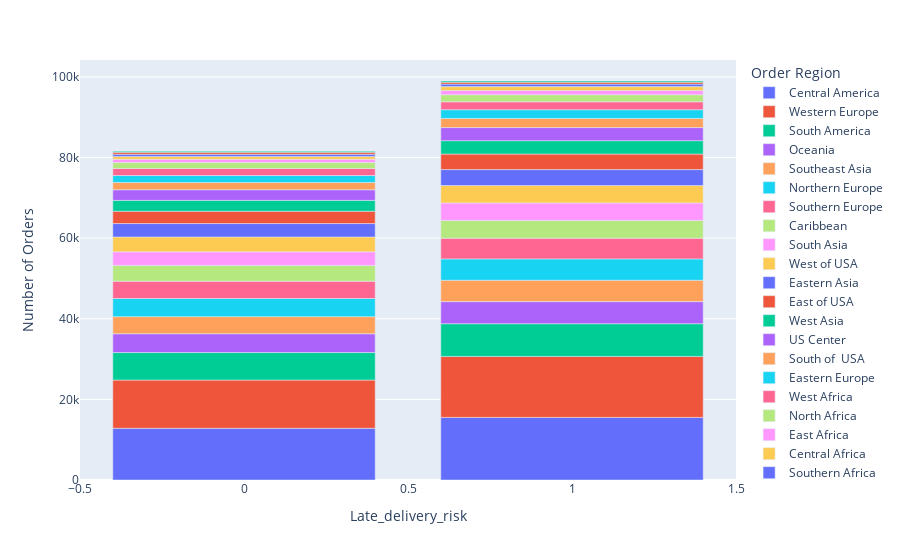

The cell this chart's notebook holds for it:
### Code cell
# late delivery risk vs order region
data_delivery_status_region=scm_df.groupby(['Late_delivery_risk', 'Order Region'])['Order Id'].count().reset_index(name='Number of Orders').sort_values(by= 'Number of Orders', ascending= False)
px.bar(data_delivery_status_region, x='Late_delivery_risk', y='Number of Orders'  , color='Order Region',
       )

### Figure 1 — Plotly figure (JSON) as saved in the notebook; plotly's stock layout.template omitted (floating-point values rounded to 4 significant figures)
{"data": [{"alignmentgroup": "True", "hovertemplate": "Order Region=Central America<br>Late_delivery_risk=%{x}<br>Number of Orders=%{y}<extra></extra>", "legendgroup": "Central America", "marker": {"color": "#636efa", "pattern": {"shape": ""}}, "name": "Central America", "offsetgroup": "Central America", "orientation": "v", "showlegend": true, "textposition": "auto", "type": "bar", "x": [1, 0], "xaxis": "x", "y": [15518, 12823], "yaxis": "y"}, {"alignmentgroup": "True", "hovertemplate": "Order Region=Western Europe<br>Late_delivery_risk=%{x}<br>Number of Orders=%{y}<extra></extra>", "legendgroup": "Western Europe", "marker": {"color": "#EF553B", "pattern": {"shape": ""}}, "name": "Western Europe", "offsetgroup": "Western Europe", "orientation": "v", "showlegend": true, "textposition": "auto", "type": "bar", "x": [1, 0], "xaxis": "x", "y": [15140, 11969], "yaxis": "y"}, {"alignmentgroup": "True", "hovertemplate": "Order Region=South America<br>Late_delivery_risk=%{x}<br>Number of Orders=%{y}<extra></extra>", "legendgroup": "South America", "marker": {"color": "#00cc96", "pattern": {"shape": ""}}, "name": "South America", "offsetgroup": "South America", "orientation": "v", "showlegend": true, "textposition": "auto", "type": "bar", "x": [1, 0], "xaxis": "x", "y": [8111, 6824], "yaxis": "y"}, {"alignmentgroup": "True", "hovertemplate": "Order Region=Oceania<br>Late_delivery_risk=%{x}<br>Number of Orders=%{y}<extra></extra>", "legendgroup": "Oceania", "marker": {"color": "#ab63fa", "pattern": {"shape": ""}}, "name": "Oceania", "offsetgroup": "Oceania", "orientation": "v", "showlegend": true, "textposition": "auto", "type": "bar", "x": [1, 0], "xaxis": "x", "y": [5482, 4666], "yaxis": "y"}, {"alignmentgroup": "True", "hovertemplate": "Order Region=Southeast Asia<br>Late_delivery_risk=%{x}<br>Number of Orders=%{y}<extra></extra>", "legendgroup": "Southeast Asia", "marker": {"color": "#FFA15A", "pattern": {"shape": ""}}, "name": "Southeast Asia", "offsetgroup": "Southeast Asia", "orientation": "v", "showlegend": true, "textposition": "auto", "type": "bar", "x": [1, 0], "xaxis": "x", "y": [5297, 4242], "yaxis": "y"}, {"alignmentgroup": "True", "hovertemplate": "Order Region=Northern Europe<br>Late_delivery_risk=%{x}<br>Number of Orders=%{y}<extra></extra>", "legendgroup": "Northern Europe", "marker": {"color": "#19d3f3", "pattern": {"shape": ""}}, "name": "Northern Europe", "offsetgroup": "Northern Europe", "orientation": "v", "showlegend": true, "textposition": "auto", "type": "bar", "x": [1, 0], "xaxis": "x", "y": [5292, 4500], "yaxis": "y"}, {"alignmentgroup": "True", "hovertemplate": "Order Region=Southern Europe<br>Late_delivery_risk=%{x}<br>Number of Orders=%{y}<extra></extra>", "legendgroup": "Southern Europe", "marker": {"color": "#FF6692", "pattern": {"shape": ""}}, "name": "Southern Europe", "offsetgroup": "Southern Europe", "orientation": "v", "showlegend": true, "textposition": "auto", "type": "bar", "x": [1, 0], "xaxis": "x", "y": [5129, 4302], "yaxis": "y"}, {"alignmentgroup": "True", "hovertemplate": "Order Region=Caribbean<br>Late_delivery_risk=%{x}<br>Number of Orders=%{y}<extra></extra>", "legendgroup": "Caribbean", "marker": {"color": "#B6E880", "pattern": {"shape": ""}}, "name": "Caribbean", "offsetgroup": "Caribbean", "orientation": "v", "showlegend": true, "textposition": "auto", "type": "bar", "x": [1, 0], "xaxis": "x", "y": [4415, 3903], "yaxis": "y"}, {"alignmentgroup": "True", "hovertemplate": "Order Region=South Asia<br>Late_delivery_risk=%{x}<br>Number of Orders=%{y}<extra></extra>", "legendgroup": "South Asia", "marker": {"color": "#FF97FF", "pattern": {"shape": ""}}, "name": "South Asia", "offsetgroup": "South Asia", "orientation": "v", "showlegend": true, "textposition": "auto", "type": "bar", "x": [1, 0], "xaxis": "x", "y": [4350, 3381], "yaxis": "y"}, {"alignmentgroup": "True", "hovertemplate": "Order Region=West of USA <br>Late_delivery_risk=%{x}<br>Number of Orders=%{y}<extra></extra>", "legendgroup": "West of USA ", "marker": {"color": "#FECB52", "pattern": {"shape": ""}}, "name": "West of USA ", "offsetgroup": "West of USA ", "orientation": "v", "showlegend": true, "textposition": "auto", "type": "bar", "x": [1, 0], "xaxis": "x", "y": [4313, 3680], "yaxis": "y"}, {"alignmentgroup": "True", "hovertemplate": "Order Region=Eastern Asia<br>Late_delivery_risk=%{x}<br>Number of Orders=%{y}<extra></extra>", "legendgroup": "Eastern Asia", "marker": {"color": "#636efa", "pattern": {"shape": ""}}, "name": "Eastern Asia", "offsetgroup": "Eastern Asia", "orientation": "v", "showlegend": true, "textposition": "auto", "type": "bar", "x": [1, 0], "xaxis": "x", "y": [3955, 3325], "yaxis": "y"}, {"alignmentgroup": "True", "hovertemplate": "Order Region=East of USA<br>Late_delivery_risk=%{x}<br>Number of Orders=%{y}<extra></extra>", "legendgroup": "East of USA", "marker": {"color": "#EF553B", "pattern": {"shape": ""}}, "name": "East of USA", "offsetgroup": "East of USA", "orientation": "v", "showlegend": true, "textposition": "auto", "type": "bar", "x": [1, 0], "xaxis": "x", "y": [3849, 3066], "yaxis": "y"}, {"alignmentgroup": "True", "hovertemplate": "Order Region=West Asia<br>Late_delivery_risk=%{x}<br>Number of Orders=%{y}<extra></extra>", "legendgroup": "West Asia", "marker": {"color": "#00cc96", "pattern": {"shape": ""}}, "name": "West Asia", "offsetgroup": "West Asia", "orientation": "v", "showlegend": true, "textposition": "auto", "type": "bar", "x": [1, 0], "xaxis": "x", "y": [3322, 2687], "yaxis": "y"}, {"alignmentgroup": "True", "hovertemplate": "Order Region=US Center <br>Late_delivery_risk=%{x}<br>Number of Orders=%{y}<extra></extra>", "legendgroup": "US Center ", "marker": {"color": "#ab63fa", "pattern": {"shape": ""}}, "name": "US Center ", "offsetgroup": "US Center ", "orientation": "v", "showlegend": true, "textposition": "auto", "type": "bar", "x": [1, 0], "xaxis": "x", "y": [3252, 2635], "yaxis": "y"}, {"alignmentgroup": "True", "hovertemplate": "Order Region=South of  USA <br>Late_delivery_risk=%{x}<br>Number of Orders=%{y}<extra></extra>", "legendgroup": "South of  USA ", "marker": {"color": "#FFA15A", "pattern": {"shape": ""}}, "name": "South of  USA ", "offsetgroup": "South of  USA ", "orientation": "v", "showlegend": true, "textposition": "auto", "type": "bar", "x": [1, 0], "xaxis": "x", "y": [2256, 1789], "yaxis": "y"}, {"alignmentgroup": "True", "hovertemplate": "Order Region=Eastern Europe<br>Late_delivery_risk=%{x}<br>Number of Orders=%{y}<extra></extra>", "legendgroup": "Eastern Europe", "marker": {"color": "#19d3f3", "pattern": {"shape": ""}}, "name": "Eastern Europe", "offsetgroup": "Eastern Europe", "orientation": "v", "showlegend": true, "textposition": "auto", "type": "bar", "x": [1, 0], "xaxis": "x", "y": [2182, 1738], "yaxis": "y"}, {"alignmentgroup": "True", "hovertemplate": "Order Region=West Africa<br>Late_delivery_risk=%{x}<br>Number of Orders=%{y}<extra></extra>", "legendgroup": "West Africa", "marker": {"color": "#FF6692", "pattern": {"shape": ""}}, "name": "West Africa", "offsetgroup": "West Africa", "orientation": "v", "showlegend": true, "textposition": "auto", "type": "bar", "x": [1, 0], "xaxis": "x", "y": [1953, 1743], "yaxis": "y"}, {"alignmentgroup": "True", "hovertemplate": "Order Region=North Africa<br>Late_delivery_risk=%{x}<br>Number of Orders=%{y}<extra></extra>", "legendgroup": "North Africa", "marker": {"color": "#B6E880", "pattern": {"shape": ""}}, "name": "North Africa", "offsetgroup": "North Africa", "orientation": "v", "showlegend": true, "textposition": "auto", "type": "bar", "x": [1, 0], "xaxis": "x", "y": [1762, 1470], "yaxis": "y"}, {"alignmentgroup": "True", "hovertemplate": "Order Region=East Africa<br>Late_delivery_risk=%{x}<br>Number of Orders=%{y}<extra></extra>", "legendgroup": "East Africa", "marker": {"color": "#FF97FF", "pattern": {"shape": ""}}, "name": "East Africa", "offsetgroup": "East Africa", "orientation": "v", "showlegend": true, "textposition": "auto", "type": "bar", "x": [1, 0], "xaxis": "x", "y": [1036, 816], "yaxis": "y"}, {"alignmentgroup": "True", "hovertemplate": "Order Region=Central Africa<br>Late_delivery_risk=%{x}<br>Number of Orders=%{y}<extra></extra>", "legendgroup": "Central Africa", "marker": {"color": "#FECB52", "pattern": {"shape": ""}}, "name": "Central Africa", "offsetgroup": "Central Africa", "orientation": "v", "showlegend": true, "textposition": "auto", "type": "bar", "x": [1, 0], "xaxis": "x", "y": [972, 705], "yaxis": "y"}, {"alignmentgroup": "True", "hovertemplate": "Order Region=Southern Africa<br>Late_delivery_risk=%{x}<br>Number of Orders=%{y}<extra></extra>", "legendgroup": "Southern Africa", "marker": {"color": "#636efa", "pattern": {"shape": ""}}, "name": "Southern Africa", "offsetgroup": "Southern Africa", "orientation": "v", "showlegend": true, "textposition": "auto", "type": "bar", "x": [1, 0], "xaxis": "x", "y": [617, 540], "yaxis": "y"}, {"alignmentgroup": "True", "hovertemplate": "Order Region=Canada<br>Late_delivery_risk=%{x}<br>Number of Orders=%{y}<extra></extra>", "legendgroup": "Canada", "marker": {"color": "#EF553B", "pattern": {"shape": ""}}, "name": "Canada", "offsetgroup": "Canada", "orientation": "v", "showlegend": true, "textposition": "auto", "type": "bar", "x": [0, 1], "xaxis": "x", "y": [491, 468], "yaxis": "y"}, {"alignmentgroup": "True", "hovertemplate": "Order Region=Central Asia<br>Late_delivery_risk=%{x}<br>Number of Orders=%{y}<extra></extra>", "legendgroup": "Central Asia", "marker": {"color": "#00cc96", "pattern": {"shape": ""}}, "name": "Central Asia", "offsetgroup": "Central Asia", "orientation": "v", "showlegend": true, "textposition": "auto", "type": "bar", "x": [1, 0], "xaxis": "x", "y": [306, 247], "yaxis": "y"}], "layout": {"barmode": "relative", "legend": {"title": {"text": "Order Region"}, "tracegroupgap": 0}, "margin": {"t": 60}, "xaxis": {"anchor": "y", "domain": [0, 1], "title": {"text": "Late_delivery_risk"}}, "yaxis": {"anchor": "x", "domain": [0, 1], "title": {"text": "Number of Orders"}}}}
